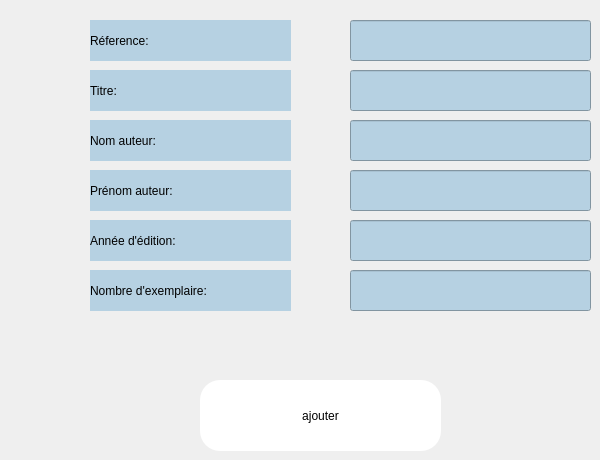
      <widget class="QWidget" name="ajoute_livre">
       <widget class="QLabel" name="label_23">
        <property name="geometry">
         <rect>
          <x>90</x>
          <y>20</y>
          <width>201</width>
          <height>41</height>
         </rect>
        </property>
        <property name="styleSheet">
         <string notr="true">background-color: rgb(182, 209, 226);
background-color: rgb(182, 209, 226);
font: 75 12pt &quot;Palatino Linotype&quot;;</string>
        </property>
        <property name="text">
         <string>Réference:</string>
        </property>
       </widget>
       <widget class="QLineEdit" name="ref1">
        <property name="geometry">
         <rect>
          <x>350</x>
          <y>20</y>
          <width>241</width>
          <height>41</height>
         </rect>
        </property>
        <property name="styleSheet">
         <string notr="true">background-color: rgb(182, 209, 226);
background-color: rgb(182, 209, 226);
font: 75 12pt &quot;Palatino Linotype&quot;;</string>
        </property>
       </widget>
       <widget class="QPushButton" name="ajouter_livre">
        <property name="geometry">
         <rect>
          <x>200</x>
          <y>380</y>
          <width>241</width>
          <height>71</height>
         </rect>
        </property>
        <property name="styleSheet">
         <string notr="true">border-radius:20px;
font: 75 12pt &quot;Palatino Linotype&quot;;
background-color: rgb(255, 255, 255);
color: rgb(0, 0, 0);</string>
        </property>
        <property name="text">
         <string>ajouter</string>
        </property>
       </widget>
       <widget class="QLabel" name="label_25">
        <property name="geometry">
         <rect>
          <x>90</x>
          <y>120</y>
          <width>201</width>
          <height>41</height>
         </rect>
        </property>
        <property name="styleSheet">
         <string notr="true">background-color: rgb(182, 209, 226);
background-color: rgb(182, 209, 226);
font: 75 12pt &quot;Palatino Linotype&quot;;</string>
        </property>
        <property name="text">
         <string>Nom auteur:</string>
        </property>
       </widget>
       <widget class="QLabel" name="label_26">
        <property name="geometry">
         <rect>
          <x>90</x>
          <y>170</y>
          <width>201</width>
          <height>41</height>
         </rect>
        </property>
        <property name="styleSheet">
         <string notr="true">background-color: rgb(182, 209, 226);
background-color: rgb(182, 209, 226);
font: 75 12pt &quot;Palatino Linotype&quot;;</string>
        </property>
        <property name="text">
         <string>Prénom auteur:</string>
        </property>
       </widget>
       <widget class="QLabel" name="label_27">
        <property name="geometry">
         <rect>
          <x>90</x>
          <y>220</y>
          <width>201</width>
          <height>41</height>
         </rect>
        </property>
        <property name="styleSheet">
         <string notr="true">background-color: rgb(182, 209, 226);
background-color: rgb(182, 209, 226);
font: 75 12pt &quot;Palatino Linotype&quot;;</string>
        </property>
        <property name="text">
         <string>Année d'édition:</string>
        </property>
       </widget>
       <widget class="QLabel" name="label_28">
        <property name="geometry">
         <rect>
          <x>90</x>
          <y>70</y>
          <width>201</width>
          <height>41</height>
         </rect>
        </property>
        <property name="styleSheet">
         <string notr="true">background-color: rgb(182, 209, 226);
background-color: rgb(182, 209, 226);
font: 75 12pt &quot;Palatino Linotype&quot;;</string>
        </property>
        <property name="text">
         <string>Titre:</string>
        </property>
       </widget>
       <widget class="QLineEdit" name="titre1">
        <property name="geometry">
         <rect>
          <x>350</x>
          <y>70</y>
          <width>241</width>
          <height>41</height>
         </rect>
        </property>
        <property name="styleSheet">
         <string notr="true">background-color: rgb(182, 209, 226);
background-color: rgb(182, 209, 226);
font: 75 12pt &quot;Palatino Linotype&quot;;</string>
        </property>
       </widget>
       <widget class="QLineEdit" name="nom_auteur1">
        <property name="geometry">
         <rect>
          <x>350</x>
          <y>120</y>
          <width>241</width>
          <height>41</height>
         </rect>
        </property>
        <property name="styleSheet">
         <string notr="true">background-color: rgb(182, 209, 226);
background-color: rgb(182, 209, 226);
font: 75 12pt &quot;Palatino Linotype&quot;;</string>
        </property>
       </widget>
       <widget class="QLineEdit" name="annee1">
        <property name="geometry">
         <rect>
          <x>350</x>
          <y>220</y>
          <width>241</width>
          <height>41</height>
         </rect>
        </property>
        <property name="styleSheet">
         <string notr="true">background-color: rgb(182, 209, 226);
background-color: rgb(182, 209, 226);
font: 75 12pt &quot;Palatino Linotype&quot;;</string>
        </property>
       </widget>
       <widget class="QLineEdit" name="prenom_auteur1">
        <property name="geometry">
         <rect>
          <x>350</x>
          <y>170</y>
          <width>241</width>
          <height>41</height>
         </rect>
        </property>
        <property name="styleSheet">
         <string notr="true">background-color: rgb(182, 209, 226);
background-color: rgb(182, 209, 226);
font: 75 12pt &quot;Palatino Linotype&quot;;</string>
        </property>
       </widget>
       <widget class="QLabel" name="label_30">
        <property name="geometry">
         <rect>
          <x>90</x>
          <y>270</y>
          <width>201</width>
          <height>41</height>
         </rect>
        </property>
        <property name="styleSheet">
         <string notr="true">background-color: rgb(182, 209, 226);
background-color: rgb(182, 209, 226);
font: 75 12pt &quot;Palatino Linotype&quot;;</string>
        </property>
        <property name="text">
         <string>Nombre d'exemplaire:</string>
        </property>
       </widget>
       <widget class="QLineEdit" name="nombre1">
        <property name="geometry">
         <rect>
          <x>350</x>
          <y>270</y>
          <width>241</width>
          <height>41</height>
         </rect>
        </property>
        <property name="styleSheet">
         <string notr="true">background-color: rgb(182, 209, 226);
background-color: rgb(182, 209, 226);
font: 75 12pt &quot;Palatino Linotype&quot;;</string>
        </property>
       </widget>
      </widget>
